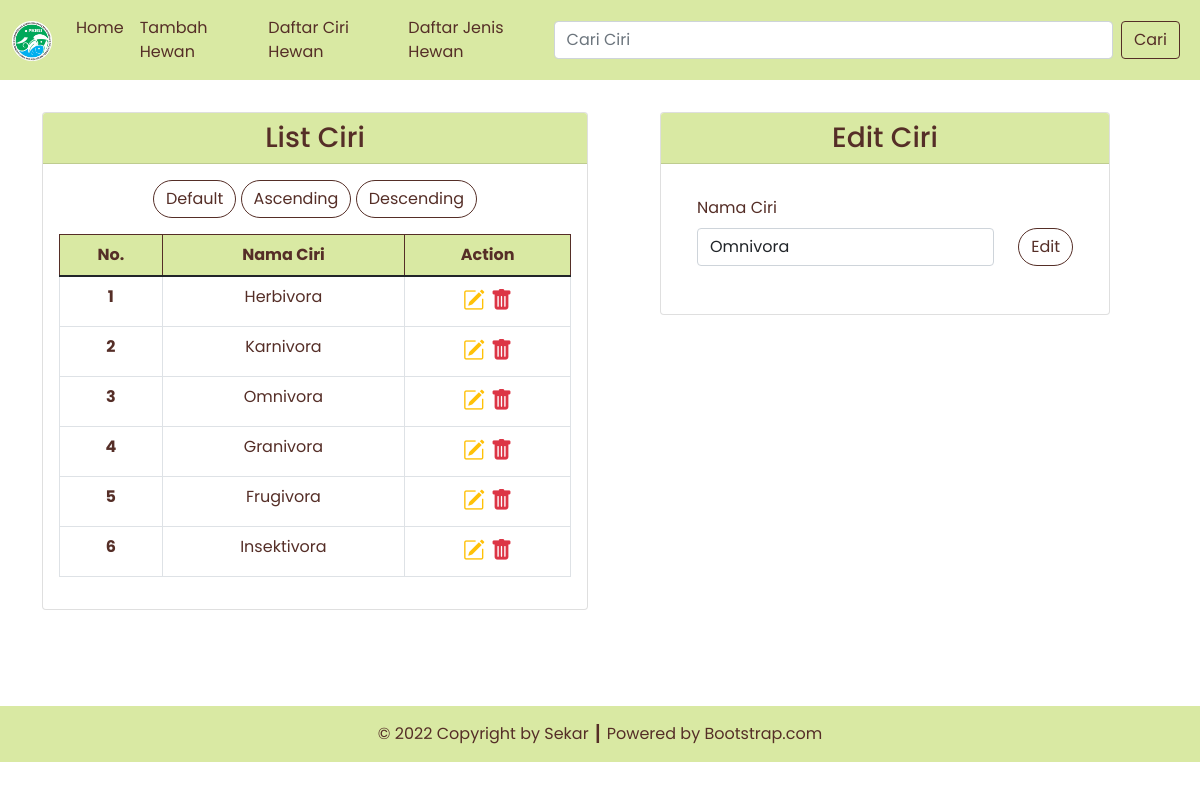
/ciri.php?id=5, run on the app's committed database.
### tables this page shows
CREATE TABLE `ciri`  (
  `ciri_id` int NOT NULL AUTO_INCREMENT,
  `ciri_nama` varchar(255) NULL DEFAULT NULL,
  PRIMARY KEY (`ciri_id`) USING BTREE
);

### config/db.php (called while the page is built)
<?php
$DB_HOST = "localhost";
$DB_USERNAME = "root";
$DB_PASSWORD = "";
$DB_NAME = "db_hewan";

### classes/DB.php (called while the page is built, shortened)
<?php
class DB
{
    private $hostname;
    private $username;
    private $password;
    private $dbname;
    private $conn;
    private $result;
    function __construct($hostname, $username, $password, $dbname)
    {
        $this->hostname = $hostname;
        $this->username = $username;
        $this->password = $password;
        $this->dbname = $dbname;
    }
    function open()
    {
        $this->conn = mysqli_connect($this->hostname, $this->username, $this->password, $this->dbname);
    }
    function execute($query)
    {
        $this->result = mysqli_query($this->conn, $query);
    }
    function getResult()
    {
        return mysqli_fetch_array($this->result);
    }
}

### classes/Ciri.php (called while the page is built, shortened)
<?php
class Ciri extends DB
{
    function getCiri()
    {
        $query = "SELECT * FROM ciri";
        return $this->execute($query);
    }
    function getCiriById($id)
    {
        $query = "SELECT * FROM ciri WHERE ciri_id=$id";
        return $this->execute($query);
    }
}

### ciri.php (the view, shortened to what this page needs)
<?php
include('config/db.php');
include('classes/DB.php');
include('classes/Ciri.php');
include('classes/Template.php');
$ciri = new Ciri($DB_HOST, $DB_USERNAME, $DB_PASSWORD, $DB_NAME);
$ciri->open();
$ciri->getCiri();
$header = '<tr>
<th scope="row">No.</th>
<th scope="row">Nama Ciri</th>
<th scope="row">Action</th>
</tr>';
$data = null;
$no = 1;
while ($cir = $ciri->getResult()) {
    $data .= '<tr>
    <th scope="row">' . $no . '</th>
    <td>' . $cir['ciri_nama'] . '</td>
    <td style="font-size: 22px;">
        <a href="ciri.php?id=' . $cir['ciri_id'] . '" title="Edit Data"><i class="bi bi-pencil-square text-warning"></i></a>&nbsp;<a href="ciri.php?hapus=' . $cir['ciri_id'] . '" title="Delete Data"><i class="bi bi-trash-fill text-danger"></i></a>
        </td>
    </tr>';
    $no++;
}
if (isset($_GET['id'])) {
    $id = $_GET['id'];
    if ($id > 0) {
        $ciri->getCiriById($id);
    }
}

### classes/Template.php (shortened to what this page needs)
<?php
class Template
{
    var $content = '';
    function __construct($filename = '')
    {
        $this->content = implode('', @file($filename));
    }
    function clear()
    {
        $this->content = preg_replace("/DATA_[A-Z|_|0-9]+/", "", $this->content);
    }
    function write()
    {
        print $this->content;
    }
    function replace($old = '', $new = '')
    {
        if (is_int($new)) {
            $value = sprintf("%d", $new);
        } elseif (is_float($new)) {
            $value = sprintf("%f", $new);
        } elseif (is_array($new)) {
            $value = '';
            foreach ($new as $item) {
                $value .= $item . ' ';
            }
        } else {
            $value = $new;
        }
        $this->content = preg_replace("/$old/", $value, $this->content);
    }
}

### data on the page
ciri: ciri_nama (picture), ciri_nama "Omnivora"
ciri: ciri_nama "Herbivora"
ciri: ciri_nama "Karnivora"
ciri: ciri_nama "Granivora"
ciri: ciri_nama "Frugivora"
ciri: ciri_nama "Insektivora"
